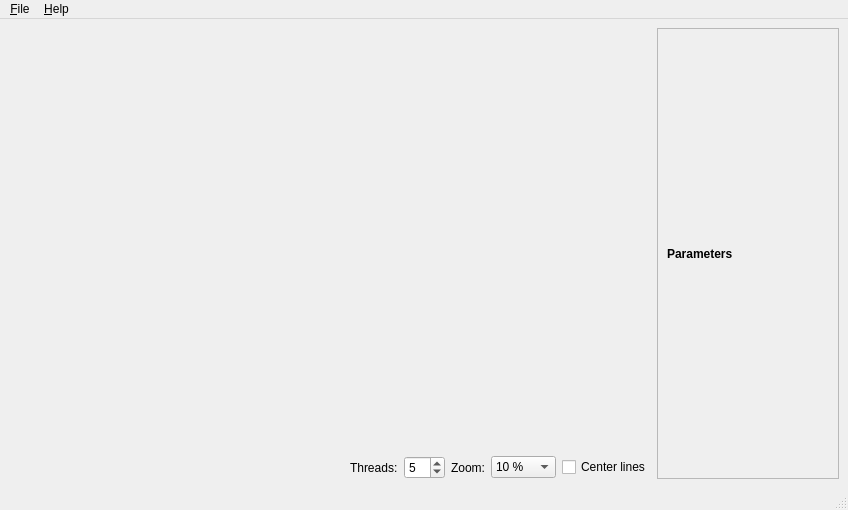
<?xml version="1.0" encoding="UTF-8"?>
<ui version="4.0">
 <class>MainWindow</class>
 <widget class="QMainWindow" name="MainWindow">
  <property name="geometry">
   <rect>
    <x>0</x>
    <y>0</y>
    <width>848</width>
    <height>510</height>
   </rect>
  </property>
  <property name="windowTitle">
   <string>DeFisheye (Qt)</string>
  </property>
  <widget class="QWidget" name="centralwidget">
   <layout class="QHBoxLayout" name="horizontalLayout">
    <item>
     <layout class="QVBoxLayout" name="verticalLayout">
      <item>
       <widget class="GrWidget" name="widget" native="true">
        <property name="sizePolicy">
         <sizepolicy hsizetype="Expanding" vsizetype="Expanding">
          <horstretch>0</horstretch>
          <verstretch>0</verstretch>
         </sizepolicy>
        </property>
        <property name="maximumSize">
         <size>
          <width>16777215</width>
          <height>16777215</height>
         </size>
        </property>
       </widget>
      </item>
      <item>
       <layout class="QHBoxLayout" name="horizontalLayout_2">
        <item>
         <spacer name="horizontalSpacer_3">
          <property name="orientation">
           <enum>Qt::Horizontal</enum>
          </property>
          <property name="sizeHint" stdset="0">
           <size>
            <width>40</width>
            <height>20</height>
           </size>
          </property>
         </spacer>
        </item>
        <item>
         <widget class="QLabel" name="label_3">
          <property name="text">
           <string>Threads:</string>
          </property>
         </widget>
        </item>
        <item>
         <widget class="QSpinBox" name="spinBoxThreads">
          <property name="minimum">
           <number>1</number>
          </property>
          <property name="maximum">
           <number>32</number>
          </property>
          <property name="value">
           <number>5</number>
          </property>
         </widget>
        </item>
        <item>
         <widget class="QLabel" name="label_2">
          <property name="text">
           <string>Zoom:</string>
          </property>
         </widget>
        </item>
        <item>
         <widget class="QComboBox" name="comboBoxZoom">
          <item>
           <property name="text">
            <string>10 %</string>
           </property>
          </item>
          <item>
           <property name="text">
            <string>25 %</string>
           </property>
          </item>
          <item>
           <property name="text">
            <string>50 %</string>
           </property>
          </item>
          <item>
           <property name="text">
            <string>100 %</string>
           </property>
          </item>
         </widget>
        </item>
        <item>
         <widget class="QCheckBox" name="checkBoxCenterLines">
          <property name="text">
           <string>Center lines</string>
          </property>
         </widget>
        </item>
       </layout>
      </item>
     </layout>
    </item>
    <item>
     <widget class="QScrollArea" name="scrollArea">
      <property name="sizePolicy">
       <sizepolicy hsizetype="Minimum" vsizetype="Expanding">
        <horstretch>0</horstretch>
        <verstretch>0</verstretch>
       </sizepolicy>
      </property>
      <property name="horizontalScrollBarPolicy">
       <enum>Qt::ScrollBarAlwaysOff</enum>
      </property>
      <property name="widgetResizable">
       <bool>true</bool>
      </property>
      <widget class="QWidget" name="scrollAreaWidgetContents">
       <property name="geometry">
        <rect>
         <x>0</x>
         <y>0</y>
         <width>196</width>
         <height>446</height>
        </rect>
       </property>
       <layout class="QGridLayout" name="gridLayout">
        <property name="rightMargin">
         <number>25</number>
        </property>
        <item row="0" column="0">
         <widget class="QLabel" name="labelParamsTitle">
          <property name="font">
           <font>
            <bold>true</bold>
           </font>
          </property>
          <property name="text">
           <string>Parameters</string>
          </property>
         </widget>
        </item>
        <item row="0" column="2">
         <spacer name="horizontalSpacer_2">
          <property name="orientation">
           <enum>Qt::Horizontal</enum>
          </property>
          <property name="sizeType">
           <enum>QSizePolicy::Fixed</enum>
          </property>
          <property name="sizeHint" stdset="0">
           <size>
            <width>40</width>
            <height>20</height>
           </size>
          </property>
         </spacer>
        </item>
        <item row="0" column="1">
         <spacer name="horizontalSpacer">
          <property name="orientation">
           <enum>Qt::Horizontal</enum>
          </property>
          <property name="sizeHint" stdset="0">
           <size>
            <width>40</width>
            <height>20</height>
           </size>
          </property>
         </spacer>
        </item>
       </layout>
      </widget>
     </widget>
    </item>
   </layout>
  </widget>
  <widget class="QMenuBar" name="menubar">
   <property name="geometry">
    <rect>
     <x>0</x>
     <y>0</y>
     <width>848</width>
     <height>22</height>
    </rect>
   </property>
   <widget class="QMenu" name="menuFile">
    <property name="title">
     <string>&amp;File</string>
    </property>
    <addaction name="actionOpen"/>
    <addaction name="actionSave_As"/>
    <addaction name="separator"/>
    <addaction name="actionE_xit"/>
   </widget>
   <widget class="QMenu" name="menuHelp">
    <property name="title">
     <string>&amp;Help</string>
    </property>
    <addaction name="actionAbout"/>
   </widget>
   <addaction name="menuFile"/>
   <addaction name="menuHelp"/>
  </widget>
  <widget class="QStatusBar" name="statusbar"/>
  <action name="actionOpen">
   <property name="text">
    <string>&amp;Open...</string>
   </property>
  </action>
  <action name="actionSave_As">
   <property name="text">
    <string>Save &amp;As...</string>
   </property>
  </action>
  <action name="actionAbout">
   <property name="text">
    <string>About &amp;DeFisheye...</string>
   </property>
  </action>
  <action name="actionE_xit">
   <property name="text">
    <string>E&amp;xit</string>
   </property>
  </action>
 </widget>
 <customwidgets>
  <customwidget>
   <class>GrWidget</class>
   <extends>QWidget</extends>
   <header>grwidget.h</header>
   <container>1</container>
  </customwidget>
 </customwidgets>
 <resources/>
 <connections/>
</ui>
